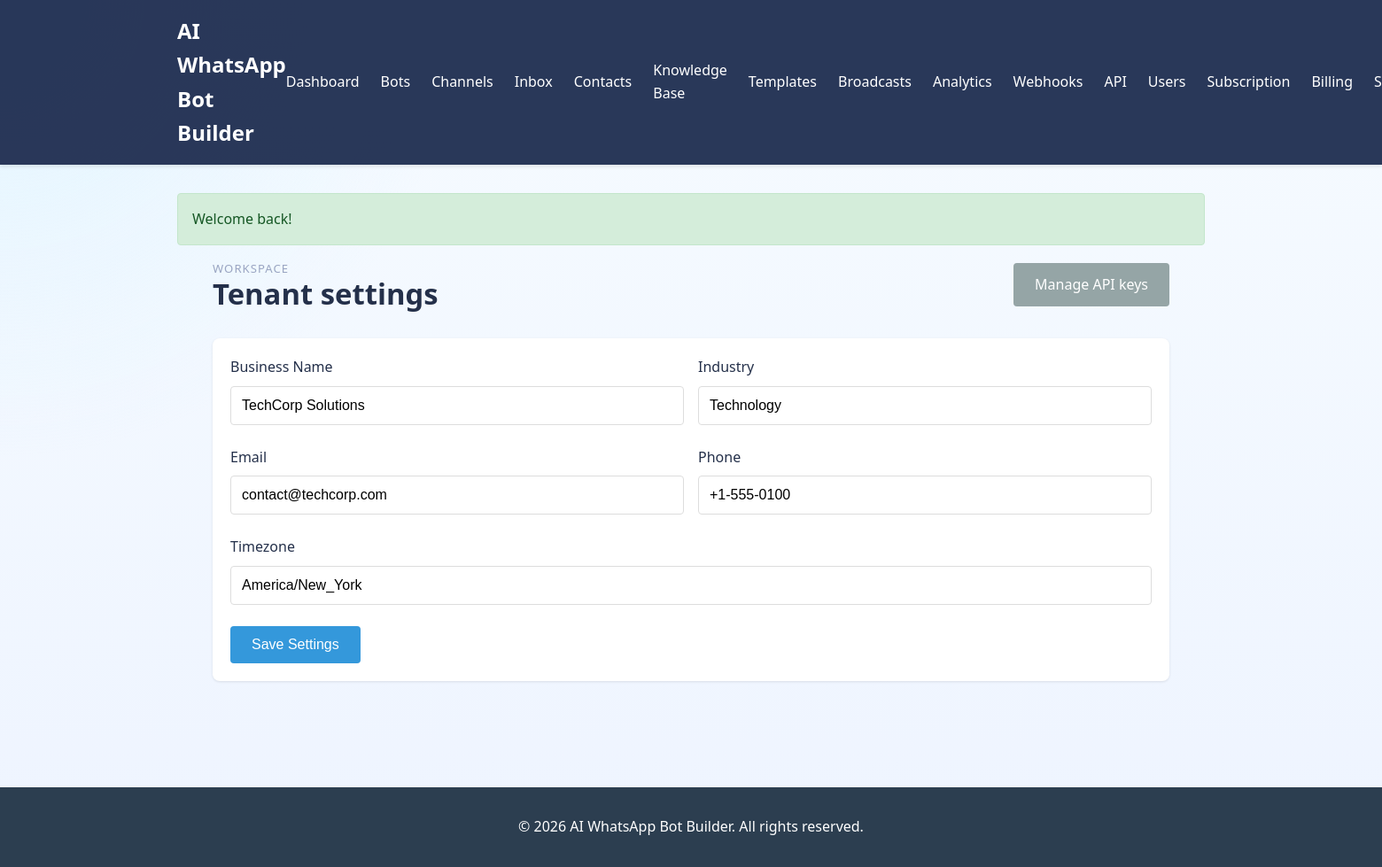
The page /settings (signed in) on the database its author committed.
### tables this page shows
CREATE TABLE `tenants` (
  `id` int(11) NOT NULL AUTO_INCREMENT,
  `name` varchar(255) NOT NULL,
  `slug` varchar(100) NOT NULL,
  `email` varchar(255) NOT NULL,
  `phone` varchar(50),
  `logo` varchar(255),
  `industry` varchar(100),
  `timezone` varchar(50) NOT NULL DEFAULT 'UTC',
  `status` enum('active','suspended','cancelled') NOT NULL DEFAULT 'active',
  `created_at` datetime NOT NULL,
  `updated_at` datetime NOT NULL,
  PRIMARY KEY (`id`),
  UNIQUE KEY `unique_slug` (`slug`),
  KEY `idx_status` (`status`)
);

### app/core/Controller.php (called while the page is built, shortened)
<?php
class Controller {
    protected $auth;
    public function __construct() {
        $this->auth = new Auth();
    }
    protected function view($view, $data = [], $layout = 'layout') {
        $viewRenderer = new View();
        $viewRenderer->render($view, $data, $layout);
    }
    protected function getUser() {
        return $this->auth->user();
    }
    protected function getTenantId() {
        $user = $this->getUser();
        return $user ? (int) $user['tenant_id'] : null;
    }
}

### app/controllers/SettingsController.php (called while the page is built, shortened)
<?php
class SettingsController extends Controller {
    public function index() {
        $tenantId = $this->getTenantId();
        $tenantModel = new Tenant();
        $tenant = $tenantModel->find($tenantId);
        $this->view('settings/index', ['title' => 'Settings', 'tenant' => $tenant]);
    }
}

### public/index.php (called while the page is built, shortened)
<?php
require_once __DIR__ . '/../app/core/Database.php';
require_once __DIR__ . '/../app/core/Model.php';
require_once __DIR__ . '/../app/core/Controller.php';
require_once __DIR__ . '/../app/core/View.php';
require_once __DIR__ . '/../app/core/Router.php';
require_once __DIR__ . '/../app/core/Session.php';
require_once __DIR__ . '/../app/core/Auth.php';
$router = new Router();
$router->get('/', 'HomeController@index');
$router->get('/login', 'AuthController@showLogin');
$router->post('/login', 'AuthController@login');
$router->get('/register', 'AuthController@showRegister');
$router->post('/register', 'AuthController@register');
$router->get('/logout', 'AuthController@logout');
$router->post('/api/v1/send-message', 'ApiController@sendMessage');
$router->post('/api/v1/webhook', 'ApiController@webhook');
$router->get('/dashboard', 'DashboardController@index');
$router->get('/tenants', 'TenantController@index');
$router->get('/tenants/create', 'TenantController@create');
$router->post('/tenants/store', 'TenantController@store');
$router->get('/tenants/{id}', 'TenantController@show');
$router->get('/tenants/{id}/edit', 'TenantController@edit');
$router->post('/tenants/{id}/update', 'TenantController@update');
$router->post('/tenants/{id}/delete', 'TenantController@delete');
$router->get('/users', 'UserController@index');
$router->get('/users/create', 'UserController@create');
$router->post('/users/store', 'UserController@store');
$router->get('/users/{id}/edit', 'UserController@edit');
$router->post('/users/{id}/update', 'UserController@update');
$router->post('/users/{id}/delete', 'UserController@delete');
$router->get('/channels', 'ChannelController@index');
$router->get('/channels/create', 'ChannelController@create');
$router->post('/channels/store', 'ChannelController@store');
$router->get('/channels/{id}', 'ChannelController@show');
$router->get('/channels/{id}/edit', 'ChannelController@edit');
$router->post('/channels/{id}/update', 'ChannelController@update');
$router->post('/channels/{id}/test', 'ChannelController@test');
$router->post('/channels/{id}/delete', 'ChannelController@delete');
$router->get('/bots', 'BotController@index');
$router->get('/bots/create', 'BotController@create');
$router->post('/bots/store', 'BotController@store');
$router->get('/bots/{id}', 'BotController@show');
$router->get('/bots/{id}/edit', 'BotController@edit');
$router->post('/bots/{id}/update', 'BotController@update');
$router->post('/bots/{id}/delete', 'BotController@delete');
$router->post('/bots/{id}/toggle-status', 'BotController@toggleStatus');
$router->get('/bots/{botId}/flows', 'FlowController@index');
$router->get('/bots/{botId}/flows/create', 'FlowController@create');
$router->post('/bots/{botId}/flows/store', 'FlowController@store');
$router->get('/flows/{id}/edit', 'FlowController@edit');
$router->post('/flows/{id}/update', 'FlowController@update');
$router->post('/flows/{id}/delete', 'FlowController@delete');
$router->get('/flows/{flowId}/steps', 'FlowStepController@index');
$router->get('/flows/{flowId}/steps/create', 'FlowStepController@create');
$router->post('/flows/{flowId}/steps/store', 'FlowStepController@store');
$router->get('/steps/{id}/edit', 'FlowStepController@edit');
$router->post('/steps/{id}/update', 'FlowStepController@update');
$router->post('/steps/{id}/delete', 'FlowStepController@delete');
$router->get('/knowledge-base', 'KnowledgeBaseController@index');
$router->get('/knowledge-base/create', 'KnowledgeBaseController@create');
$router->post('/knowledge-base/store', 'KnowledgeBaseController@store');
$router->get('/knowledge-base/{id}/edit', 'KnowledgeBaseController@edit');
$router->post('/knowledge-base/{id}/update', 'KnowledgeBaseController@update');
$router->post('/knowledge-base/{id}/delete', 'KnowledgeBaseController@delete');
$router->get('/contacts', 'ContactController@index');
$router->get('/contacts/create', 'ContactController@create');
$router->post('/contacts/store', 'ContactController@store');
$router->get('/contacts/{id}', 'ContactController@show');
$router->get('/contacts/{id}/edit', 'ContactController@edit');
$router->post('/contacts/{id}/update', 'ContactController@update');
$router->post('/contacts/{id}/delete', 'ContactController@delete');
$router->post('/contacts/import', 'ContactController@import');
$router->get('/inbox', 'InboxController@index');
$router->get('/conversations/{id}', 'ConversationController@show');
$router->post('/conversations/{id}/send-message', 'ConversationController@sendMessage');
$router->post('/conversations/{id}/close', 'ConversationController@close');
$router->post('/conversations/{id}/reopen', 'ConversationController@reopen');
$router->get('/templates', 'TemplateController@index');
$router->get('/templates/create', 'TemplateController@create');
$router->post('/templates/store', 'TemplateController@store');
$router->get('/templates/{id}/edit', 'TemplateController@edit');
$router->post('/templates/{id}/update', 'TemplateController@update');
$router->post('/templates/{id}/delete', 'TemplateController@delete');
$router->get('/broadcasts', 'BroadcastController@index');
$router->get('/broadcasts/create', 'BroadcastController@create');
$router->post('/broadcasts/store', 'BroadcastController@store');
$router->get('/broadcasts/{id}', 'BroadcastController@show');
$router->post('/broadcasts/{id}/launch', 'BroadcastController@launch');
$router->post('/broadcasts/{id}/process', 'BroadcastController@process');
$router->post('/broadcasts/{id}/delete', 'BroadcastController@delete');
$router->get('/webhooks', 'WebhookController@index');
$router->get('/webhooks/create', 'WebhookController@create');
$router->post('/webhooks/store', 'WebhookController@store');
$router->get('/webhooks/{id}/edit', 'WebhookController@edit');
$router->post('/webhooks/{id}/update', 'WebhookController@update');
$router->post('/webhooks/{id}/delete', 'WebhookController@delete');
$router->get('/webhooks/{id}/logs', 'WebhookController@logs');
$router->get('/analytics', 'AnalyticsController@index');
$router->get('/analytics/messages', 'AnalyticsController@messages');
$router->get('/analytics/conversations', 'AnalyticsController@conversations');
$router->get('/subscription', 'SubscriptionController@index');
$router->get('/subscription/plans', 'SubscriptionController@plans');
$router->post('/subscription/change-plan', 'SubscriptionController@changePlan');
$router->get('/billing', 'BillingController@index');
$router->get('/billing/invoices/{id}', 'BillingController@showInvoice');
$router->post('/billing/pay-invoice', 'BillingController@payInvoice');
$router->get('/settings', 'SettingsController@index');
$router->post('/settings/update', 'SettingsController@update');
$router->get('/settings/api-keys', 'SettingsController@apiKeys');
$router->post('/settings/generate-api-key', 'SettingsController@generateApiKey');
$router->post('/settings/revoke-api-key', 'SettingsController@revokeApiKey');
try {
    $router->dispatch();
} catch (Exception $e) {
    http_response_code(500);
    if (getenv('APP_DEBUG') === 'true') {
        echo '<h1>Error</h1>';
        echo '<p>' . htmlspecialchars($e->getMessage()) . '</p>';
        echo '<pre>' . htmlspecialchars($e->getTraceAsString()) . '</pre>';
    } else {
        echo '<h1>500 - Internal Server Error</h1>';
    }
}

### app/core/Database.php (called while the page is built, shortened)
<?php
class Database {
    private static $instance = null;
    private $pdo;
    private function __construct() {
        $config = require __DIR__ . '/../../config/database.php';
        $dsn = sprintf(
            'mysql:host=%s;port=%s;dbname=%s;charset=utf8mb4',
            $config['host'],
            $config['port'],
            $config['database']
        );
        $options = [
            PDO::ATTR_ERRMODE => PDO::ERRMODE_EXCEPTION,
            PDO::ATTR_DEFAULT_FETCH_MODE => PDO::FETCH_ASSOC,
            PDO::ATTR_EMULATE_PREPARES => false,
            PDO::ATTR_PERSISTENT => false
        ];
        try {
            $this->pdo = new PDO($dsn, $config['username'], $config['password'], $options);
        } catch (PDOException $e) {
            error_log('Database Connection Error: ' . $e->getMessage());
            throw new Exception('Database connection failed');
        }
    }
    public static function getInstance() {
        if (self::$instance === null) {
            self::$instance = new self();
        }
        return self::$instance;
    }
    public function getConnection() {
        return $this->pdo;
    }
}

### config/database.php (called while the page is built)
<?php
return [
    'host' => getenv('DB_HOST') ?: 'localhost',
    'port' => getenv('DB_PORT') ?: '3306',
    'database' => getenv('DB_NAME') ?: 'ai_whatsapp_bot',
    'username' => getenv('DB_USER') ?: 'root',
    'password' => getenv('DB_PASS') ?: '',
    'charset' => 'utf8mb4'
];

### app/core/Auth.php (called while the page is built, shortened)
<?php
class Auth {
    private $session;
    private $userModel;
    public function __construct() {
        $this->session = new Session();
        $this->userModel = new User();
    }
    public function check() {
        return $this->session->has('user_id');
    }
    public function user() {
        $user = $this->session->get('user');
        if ($user) {
            $freshUser = $this->userModel->find($user['id']);
            if ($freshUser) {
                $this->session->set('user', $freshUser);
                return $freshUser;
            }
        }
        return null;
    }
}

### app/core/Session.php (called while the page is built, shortened)
<?php
class Session {
    public function get($key, $default = null) {
        return isset($_SESSION[$key]) ? $_SESSION[$key] : $default;
    }
    public function has($key) {
        return isset($_SESSION[$key]);
    }
}

### app/core/Model.php (called while the page is built, shortened)
<?php
class Model {
    protected $db;
    protected $table;
    protected $primaryKey = 'id';
    public function __construct() {
        $this->db = Database::getInstance()->getConnection();
    }
    public function find($id, $tenantId = null) {
        $sql = "SELECT * FROM {$this->table} WHERE {$this->primaryKey} = ?";
        $params = [$id];
        $stmt = $this->db->prepare($sql);
        $stmt->execute($params);
        return $stmt->fetch() ?: null;
    }
}

### app/views/settings/index.php (the view, shortened to what this page needs)
<div class="wa-single-panel">
    <div class="page-header">
        <div>
            <p class="wa-eyebrow">Workspace</p>
            <h1>Tenant settings</h1>
        </div>
        <a class="btn btn-secondary" href="/settings/api-keys">Manage API keys</a>
    </div>
    <div class="card">
        <form method="post" action="/settings/update">
            <div class="form-grid-two">
                <div class="form-group">
                    <label for="name">Business Name</label>
                    <input id="name" name="name" value="<?php echo View::e($tenant['name']); ?>" required>
                </div>
                <div class="form-group">
                    <label for="industry">Industry</label>
                    <input id="industry" name="industry" value="<?php echo View::e($tenant['industry']); ?>">
                </div>
            </div>
            <div class="form-grid-two">
                <div class="form-group">
                    <label for="email">Email</label>
                    <input id="email" name="email" value="<?php echo View::e($tenant['email']); ?>" required>
                </div>
                <div class="form-group">
                    <label for="phone">Phone</label>
                    <input id="phone" name="phone" value="<?php echo View::e($tenant['phone']); ?>">
                </div>
            </div>
            <div class="form-group">
                <label for="timezone">Timezone</label>
                <input id="timezone" name="timezone" value="<?php echo View::e($tenant['timezone']); ?>">
            </div>
            <button class="btn btn-primary" type="submit">Save Settings</button>
        </form>
    </div>
</div>

### app/core/Router.php (shortened to what this page needs)
<?php
class Router {
    private $routes = [];
    private function addRoute($method, $path, $handler, $middleware = []) {
        $this->routes[] = [
            'method' => $method,
            'path' => $path,
            'handler' => $handler,
            'middleware' => $middleware
        ];
    }
    public function dispatch() {
        $requestMethod = $_SERVER['REQUEST_METHOD'];
        $requestUri = parse_url($_SERVER['REQUEST_URI'], PHP_URL_PATH);
        foreach ($this->routes as $route) {
            if ($route['method'] === $requestMethod && $this->matchRoute($route['path'], $requestUri, $params)) {
                $this->handleRoute($route, $params);
                return;
            }
        }
    }
    private function matchRoute($pattern, $uri, &$params) {
        $params = [];
        $regex = preg_replace('/\{([a-zA-Z0-9_]+)\}/', '([^/]+)', $pattern);
        $regex = '#^' . $regex . '$#';
        if (preg_match($regex, $uri, $matches)) {
            preg_match_all('/\{([a-zA-Z0-9_]+)\}/', $pattern, $paramNames);
            for ($i = 0; $i < count($paramNames[1]); $i++) {
                $params[$paramNames[1][$i]] = $matches[$i + 1];
            }
            return true;
        }
        return false;
    }
    private function handleRoute($route, $params) {
        list($controllerName, $method) = explode('@', $route['handler']);
        $controller = new $controllerName();
        call_user_func_array([$controller, $method], $params);
    }
}

### rows shown on the page
tenants: name "TechCorp Solutions", industry "Technology", email "contact@techcorp.com", phone "+1-555-0100", timezone "America/New_York"

### other values the page prints
View::e($message) "Welcome back!"
